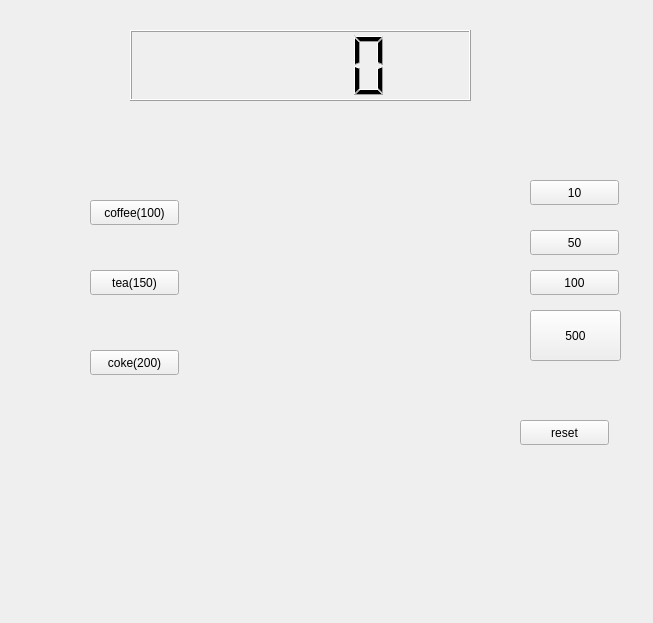
<?xml version="1.0" encoding="UTF-8"?>
<ui version="4.0">
 <class>Widget</class>
 <widget class="QWidget" name="Widget">
  <property name="geometry">
   <rect>
    <x>0</x>
    <y>0</y>
    <width>653</width>
    <height>623</height>
   </rect>
  </property>
  <property name="windowTitle">
   <string>Widget</string>
  </property>
  <widget class="QLCDNumber" name="lcdNumber">
   <property name="geometry">
    <rect>
     <x>130</x>
     <y>30</y>
     <width>341</width>
     <height>71</height>
    </rect>
   </property>
  </widget>
  <widget class="QPushButton" name="pb10">
   <property name="geometry">
    <rect>
     <x>530</x>
     <y>180</y>
     <width>89</width>
     <height>25</height>
    </rect>
   </property>
   <property name="text">
    <string>10</string>
   </property>
  </widget>
  <widget class="QPushButton" name="pb50">
   <property name="geometry">
    <rect>
     <x>530</x>
     <y>230</y>
     <width>89</width>
     <height>25</height>
    </rect>
   </property>
   <property name="text">
    <string>50</string>
   </property>
  </widget>
  <widget class="QPushButton" name="pb100">
   <property name="geometry">
    <rect>
     <x>530</x>
     <y>270</y>
     <width>89</width>
     <height>25</height>
    </rect>
   </property>
   <property name="text">
    <string>100</string>
   </property>
  </widget>
  <widget class="QPushButton" name="pb500">
   <property name="geometry">
    <rect>
     <x>530</x>
     <y>310</y>
     <width>91</width>
     <height>51</height>
    </rect>
   </property>
   <property name="text">
    <string>500</string>
   </property>
  </widget>
  <widget class="QPushButton" name="pbCoffee">
   <property name="geometry">
    <rect>
     <x>90</x>
     <y>200</y>
     <width>89</width>
     <height>25</height>
    </rect>
   </property>
   <property name="text">
    <string>coffee(100)</string>
   </property>
  </widget>
  <widget class="QPushButton" name="pbTea">
   <property name="geometry">
    <rect>
     <x>90</x>
     <y>270</y>
     <width>89</width>
     <height>25</height>
    </rect>
   </property>
   <property name="text">
    <string>tea(150)</string>
   </property>
  </widget>
  <widget class="QPushButton" name="pbCoke">
   <property name="geometry">
    <rect>
     <x>90</x>
     <y>350</y>
     <width>89</width>
     <height>25</height>
    </rect>
   </property>
   <property name="text">
    <string>coke(200)</string>
   </property>
  </widget>
  <widget class="QPushButton" name="pbReturn">
   <property name="geometry">
    <rect>
     <x>520</x>
     <y>420</y>
     <width>89</width>
     <height>25</height>
    </rect>
   </property>
   <property name="text">
    <string>reset</string>
   </property>
  </widget>
 </widget>
 <layoutdefault spacing="6" margin="11"/>
 <resources/>
 <connections/>
</ui>
